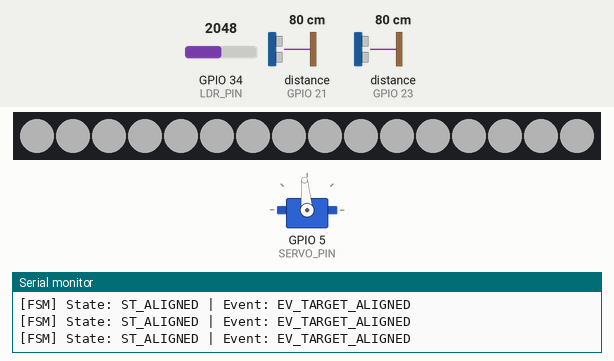
A program run on a simulated ESP32. On the bench: 16 RGB LEDs in strip order, left to right, servo, the last lines printed to the serial monitor. Wiring (from diagram.json): 2 × ultrasonic range finder: trigger GPIO 22, echo GPIO 23 / trigger GPIO 19, echo GPIO 21. The inputs (shaded band) are chosen by the test bench; at power-on: GPIO 34 (LDR_PIN) = 2048, distance to the obstacle (sensors on GPIO 21, GPIO 23) 80 cm. The echo pulse lasts 58.3 µs per cm; dim RGB values are drawn brighter than linear.

Above: at 1.25 s.
1.3 s: GPIO 34 (LDR_PIN) set to 491
At 2.9 s:
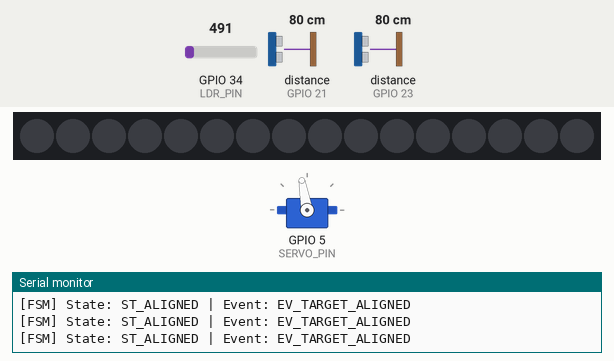
3.1 s: distance to the obstacle (sensor on GPIO 21) set to 2 cm
5.7 s: distance to the obstacle (sensor on GPIO 21) set to 69 cm
At 7.5 s:
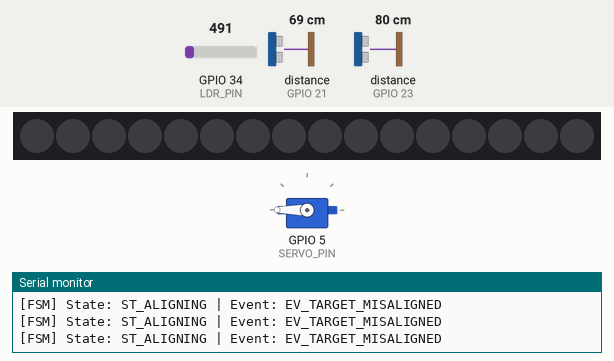
7.7 s: distance to the obstacle (sensor on GPIO 21) set to 80 cm
9.2 s: GPIO 34 (LDR_PIN) set to 1228
At 10.4 s:
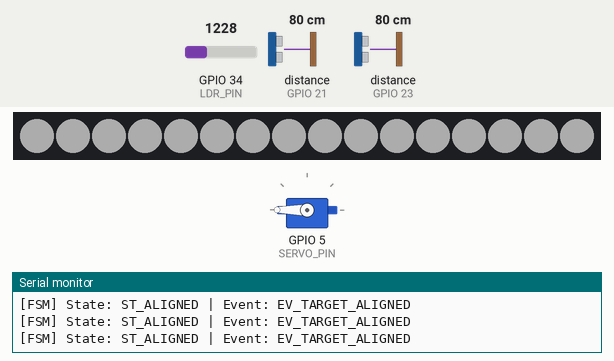
11.0 s: distance to the obstacle (sensor on GPIO 23) set to 70 cm
At 11.5 s:
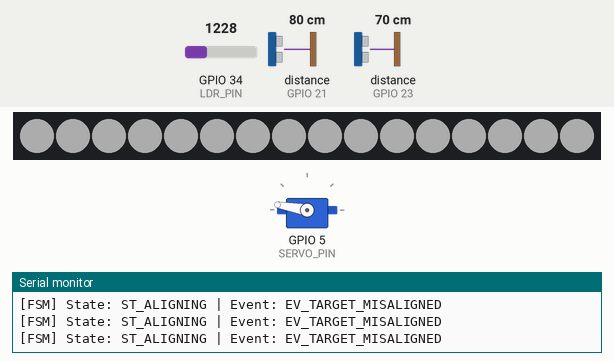
Timing chart, 0 to 17.5 s (numbered marks = the images above; inputs shaded):
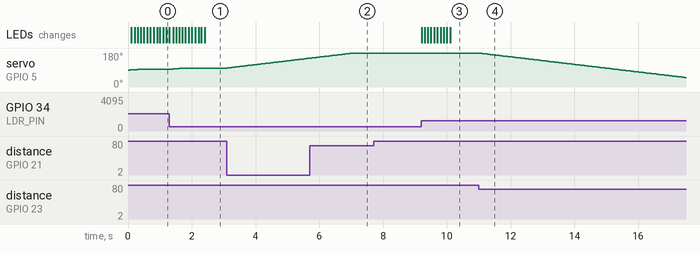

Measured:
- after the input at 1.3 s, servo on GPIO 5 (SERVO_PIN): goes on until 2.2 s, then stays 100°
- after the input at 3.1 s, servo on GPIO 5 (SERVO_PIN): moves from 100° to 152° over 2.6 s, starting at once
- after the input at 9.2 s, the LEDs: first change at once (image 3 shows a later state)
- after the input at 11.0 s, servo on GPIO 5 (SERVO_PIN): moves from 180° to 50° over 6.5 s, starting at once

The program:

main.cpp
```cpp
#include <ESP32Servo.h>
#include <Adafruit_NeoPixel.h>

/* =========================
 * Definitions and constants
 * ========================= */
#define DEBUG_SERIAL_BAUDRATE      115200

#define MAX_STATES                 3
#define MAX_EVENTS                 4

#define SERVO_PIN                  5
#define ULTRASONIC_LEFT_TRIG_PIN   22
#define ULTRASONIC_LEFT_ECHO_PIN   23
#define ULTRASONIC_RIGHT_TRIG_PIN  19
#define ULTRASONIC_RIGHT_ECHO_PIN  21

#define PERSON_DETECTION_THRESHOLD_CM   80.0f
#define ALIGN_TOLERANCE_CM              5.0f

#define SERVO_CENTER_ANGLE              90
#define SERVO_MIN_ANGLE                 0
#define SERVO_MAX_ANGLE                 180
#define SERVO_STEP_ANGLE                1

#define SOUND_SPEED_CM_PER_US 0.0343f
#define MAX_TIMEOUT_US 5830UL
#define INVALID_DISTANCE_CM            -1.0f

#define LDR_PIN                     34

#define LED_STRIP_PIN               18
#define LED_STRIP_PIXEL_COUNT       16

#define LDR_DARK_VALUE              3000
#define LDR_BRIGHT_VALUE            800

#define LED_MIN_BRIGHTNESS          0
#define LED_MAX_BRIGHTNESS          255
#define LED_FADE_STEP               5

#define LED_WHITE_VALUE             255

#define SERVO_TIMER_PERIOD_MS       50
#define LED_TIMER_PERIOD_MS         100

#define STACK_SIZE_TASKS          2048
#define PRIORITY_LED_TASK            1
#define PRIORITY_FSM_TASK            1

/* =========================
 * Enumerations for FSM states and events
 * ========================= */
typedef enum
{
  ST_IDLE = 0,
  ST_ALIGNING,
  ST_ALIGNED
} state_t;

typedef enum
{
  EV_NO_TARGET = 0,
  EV_TARGET_DETECTED,
  EV_TARGET_MISALIGNED,
  EV_TARGET_ALIGNED
} event_t;

/* =========================
 * Transition function type definition
 * ========================= */
typedef void (*transition_t)(void);

/* =========================
 * Global variables for FSM
 * ========================= */
state_t current_state = ST_IDLE;
event_t new_event = EV_NO_TARGET;

/* =========================
 * Global variables
 * ========================= */
Servo mirrorServo;
Adafruit_NeoPixel ledStrip(LED_STRIP_PIXEL_COUNT, LED_STRIP_PIN, NEO_GRB + NEO_KHZ800);
TimerHandle_t servo_timer;
TaskHandle_t fsm_task_handle;
TimerHandle_t led_timer;
TaskHandle_t led_task_handle;

float left_distance_cm = INVALID_DISTANCE_CM;
float right_distance_cm = INVALID_DISTANCE_CM;
int current_servo_angle = SERVO_CENTER_ANGLE;
int current_led_brightness = 0;
int ldr_value = 0;

/* =========================
 * String for debug purposes
 * ========================= */
const char* state_names[MAX_STATES] =
{
  "ST_IDLE",
  "ST_ALIGNING",
  "ST_ALIGNED"
};

const char* event_names[MAX_EVENTS] =
{
  "EV_NO_TARGET",
  "EV_TARGET_DETECTED",
  "EV_TARGET_MISALIGNED",
  "EV_TARGET_ALIGNED"
};

/* =========================
 * Function declarations
 * ========================= */

// FSM
void smart_mirror_fsm(void);
void get_new_event(void);

// Reading sensors and evaluating
float read_ultrasonic_distance_cm(uint8_t trig_pin, uint8_t echo_pin);
bool is_person_detected(float left_cm, float right_cm);
bool is_target_aligned(float left_cm, float right_cm);

// State transition actions
void action_idle(void);
void action_start_aligning(void);
void action_continue_aligning(void);
void action_hold_aligned(void);

// Auxilliary actions
void move_servo_left(void);
void move_servo_right(void);
void hold_servo_position(void);
void center_servo(void);

// Utility
void debug_print_transition(state_t state, event_t event);
void servo_timer_callback(TimerHandle_t xTimer);
void fsm_task(void* pvParameters);
void led_timer_callback(TimerHandle_t xTimer);
void led_task(void* pvParameters);

// Light management functions declarations
void update_light_control(void);
void update_leds_from_ldr(void);
void fade_out_leds(void);
int read_ldr_value(void);
int calculate_led_brightness(int ldr_value);
void set_led_brightness(int brightness);

/* =========================
 * State transition table
 * Rows = States
 * Columns = Events
 * ========================= */
transition_t state_table[MAX_STATES][MAX_EVENTS] =
{
  // ST_IDLE
  {
    action_idle,              // EV_NO_TARGET
    action_start_aligning,    // EV_TARGET_DETECTED
    action_idle,              // EV_TARGET_MISALIGNED
    action_idle               // EV_TARGET_ALIGNED
  },

  // ST_ALIGNING
  {
    action_idle,              // EV_NO_TARGET
    action_continue_aligning, // EV_TARGET_DETECTED
    action_continue_aligning, // EV_TARGET_MISALIGNED
    action_hold_aligned       // EV_TARGET_ALIGNED
  },

  // ST_ALIGNED
  {
    action_idle,              // EV_NO_TARGET
    action_hold_aligned,      // EV_TARGET_DETECTED
    action_continue_aligning, // EV_TARGET_MISALIGNED
    action_hold_aligned       // EV_TARGET_ALIGNED
  }
};

/* We could also add "error" actions, for example if the current state is "IDLE" we could never trigger the "EV_TARGET_ALIGNED" event, that's an error. */

/* =========================
 * FSM (Finite State Machine)
 * ========================= */
void smart_mirror_fsm(void)
{
  get_new_event();

  if ((current_state >= 0) && (current_state < MAX_STATES) &&
      (new_event >= 0) && (new_event < MAX_EVENTS))
  {
    debug_print_transition(current_state, new_event);
    state_table[current_state][new_event]();
  }
}

/* =========================
 * Event generation
 * ========================= */
void get_new_event(void)
{
  left_distance_cm = read_ultrasonic_distance_cm(ULTRASONIC_LEFT_TRIG_PIN, ULTRASONIC_LEFT_ECHO_PIN);
  right_distance_cm = read_ultrasonic_distance_cm(ULTRASONIC_RIGHT_TRIG_PIN, ULTRASONIC_RIGHT_ECHO_PIN);

  if (!is_person_detected(left_distance_cm, right_distance_cm))
  {
    new_event = EV_NO_TARGET;
    return;
  }
  else if(current_state == ST_IDLE)
  {
    new_event = EV_TARGET_DETECTED;
    return;
  }

  if (is_target_aligned(left_distance_cm, right_distance_cm))
  {
    new_event = EV_TARGET_ALIGNED;
    return;
  }

  new_event = EV_TARGET_MISALIGNED;
}

/* =========================
 * Sensor readings and evaluations
 * ========================= */
float read_ultrasonic_distance_cm(uint8_t trig_pin, uint8_t echo_pin)
{
  static constexpr float SOUND_SPEED_CM_PER_US_HALF_TRIP = SOUND_SPEED_CM_PER_US / 2.0f;
  static constexpr unsigned long ECHO_TIMEOUT_US = MAX_TIMEOUT_US; // Equivalent to 200cm.

  digitalWrite(trig_pin, LOW);
  delayMicroseconds(2);
  digitalWrite(trig_pin, HIGH);
  delayMicroseconds(10);
  digitalWrite(trig_pin, LOW);

  const unsigned long duration_us = pulseIn(echo_pin, HIGH, ECHO_TIMEOUT_US);

  if (duration_us == 0)
  {
    return INVALID_DISTANCE_CM;
  }

  return duration_us * SOUND_SPEED_CM_PER_US_HALF_TRIP;
}

bool is_person_detected(float left_cm, float right_cm)
{
  if((left_cm > INVALID_DISTANCE_CM) && (left_cm <= PERSON_DETECTION_THRESHOLD_CM))
  {
    return true;
  }

  if((right_cm > INVALID_DISTANCE_CM) && (right_cm <= PERSON_DETECTION_THRESHOLD_CM))
  {
    return true;
  }

  return false;
}

bool is_target_aligned(float left_cm, float right_cm)
{
  if(left_cm > INVALID_DISTANCE_CM && right_cm > INVALID_DISTANCE_CM)
  {
    if(abs(left_cm - right_cm) <= ALIGN_TOLERANCE_CM)
    {
      return true;
    }
  }

  return false;
}

/* =========================
 * State transition actions
 * ========================= */
void action_idle(void)
{
  center_servo();
  current_state = ST_IDLE;
}

void action_start_aligning(void)
{
  if(left_distance_cm == INVALID_DISTANCE_CM)
  {
    move_servo_right();
    current_state = ST_ALIGNING;
    return;
  }

  if(right_distance_cm == INVALID_DISTANCE_CM)
  {
    move_servo_left();
    current_state = ST_ALIGNING;
    return;
  }

  if (left_distance_cm < right_distance_cm)
  {
    move_servo_left();
  }
  else
  {
    move_servo_right();
  }

  current_state = ST_ALIGNING;
}

void action_continue_aligning(void)
{

  if(left_distance_cm == INVALID_DISTANCE_CM)
  {
    move_servo_right();
    current_state = ST_ALIGNING;
    return;
  }

  if(right_distance_cm == INVALID_DISTANCE_CM)
  {
    move_servo_left();
    current_state = ST_ALIGNING;
    return;
  }

  if (left_distance_cm < right_distance_cm)
  {
    move_servo_left();
  }
  else
  {
    move_servo_right();
  }

  current_state = ST_ALIGNING;
}

void action_hold_aligned(void)
{
  hold_servo_position();
  current_state = ST_ALIGNED;
}

/* =========================
 * Auxilliary servo transition functions (move actions)
 * ========================= */
void move_servo_left(void)
{
  current_servo_angle -= SERVO_STEP_ANGLE;

  if (current_servo_angle < SERVO_MIN_ANGLE)
  {
    current_servo_angle = SERVO_MIN_ANGLE;
  }

  mirrorServo.write(current_servo_angle);
}

void move_servo_right(void)
{
  current_servo_angle += SERVO_STEP_ANGLE;

  if (current_servo_angle > SERVO_MAX_ANGLE)
  {
    current_servo_angle = SERVO_MAX_ANGLE;
  }

  mirrorServo.write(current_servo_angle);
}

void hold_servo_position(void)
{
  mirrorServo.write(current_servo_angle);
}

void center_servo(void)
{
  current_servo_angle = SERVO_CENTER_ANGLE;
  mirrorServo.write(current_servo_angle);
}

/* =========================
 * Debug
 * ========================= */
void debug_print_transition(state_t state, event_t event)
{
  Serial.print("[FSM] State: ");
  Serial.print(state_names[state]);
  Serial.print(" | Event: ");
  Serial.println(event_names[event]);
}

/* =========================
 * Light strip management
 * ========================= */

void update_light_control(void)
{
  if (current_state == ST_IDLE)
  {
    fade_out_leds();
    return;
  }

  update_leds_from_ldr();
}

void update_leds_from_ldr(void)
{
  ldr_value = read_ldr_value();
  const int target_brightness = calculate_led_brightness(ldr_value);

  if (current_led_brightness < target_brightness)
  {
    set_led_brightness(min(current_led_brightness + LED_FADE_STEP, target_brightness));
  }
  else if (current_led_brightness > target_brightness)
  {
    set_led_brightness(max(current_led_brightness - LED_FADE_STEP, target_brightness));
  }
}

void fade_out_leds(void)
{
  if (current_led_brightness > LED_MIN_BRIGHTNESS)
  {
    set_led_brightness(max(current_led_brightness - LED_FADE_STEP, LED_MIN_BRIGHTNESS));
  }
}

int read_ldr_value(void)
{
  return analogRead(LDR_PIN);
}

int calculate_led_brightness(int ldr_value)
{
  if (ldr_value <= LDR_BRIGHT_VALUE)
  {
    return LED_MIN_BRIGHTNESS;
  }

  if (ldr_value >= LDR_DARK_VALUE)
  {
    return LED_MAX_BRIGHTNESS;
  }

  return ((ldr_value - LDR_BRIGHT_VALUE) * LED_MAX_BRIGHTNESS) /
         (LDR_DARK_VALUE - LDR_BRIGHT_VALUE);
}

void set_led_brightness(int brightness)
{
  brightness = constrain(brightness, LED_MIN_BRIGHTNESS, LED_MAX_BRIGHTNESS);

  if (brightness == current_led_brightness)
  {
    return;
  }

  current_led_brightness = brightness;
  ledStrip.setBrightness(current_led_brightness);

  for (uint16_t i = 0; i < LED_STRIP_PIXEL_COUNT; i++)
  {
    ledStrip.setPixelColor(i, ledStrip.Color(LED_WHITE_VALUE, LED_WHITE_VALUE, LED_WHITE_VALUE));
  }

  ledStrip.show();
}

/* =========================
 * Timer callback for servo adjustments
 * ========================= */

void servo_timer_callback(TimerHandle_t xTimer)
{
  xTaskNotifyGive(fsm_task_handle);
}

void led_timer_callback(TimerHandle_t xTimer)
{
  xTaskNotifyGive(led_task_handle);
}

void fsm_task(void* pvParameters)
{
  while (true)
  {
    ulTaskNotifyTake(pdTRUE, portMAX_DELAY);
    smart_mirror_fsm();
  }
}

void led_task(void* pvParameters)
{
  while (true)
  {
    ulTaskNotifyTake(pdTRUE, portMAX_DELAY);
    update_light_control();
  }
}

/* =========================
 * Setup
 * ========================= */
void setup()
{
  Serial.begin(DEBUG_SERIAL_BAUDRATE);

  pinMode(ULTRASONIC_LEFT_TRIG_PIN, OUTPUT);
  pinMode(ULTRASONIC_LEFT_ECHO_PIN, INPUT);

  pinMode(ULTRASONIC_RIGHT_TRIG_PIN, OUTPUT);
  pinMode(ULTRASONIC_RIGHT_ECHO_PIN, INPUT);

  pinMode(LDR_PIN, INPUT);

  pinMode(LED_STRIP_PIN, OUTPUT);
  ledStrip.begin();
  set_led_brightness(0);

  mirrorServo.attach(SERVO_PIN);
  mirrorServo.write(SERVO_CENTER_ANGLE);
  current_servo_angle = SERVO_CENTER_ANGLE;

  current_state = ST_IDLE;
  new_event = EV_NO_TARGET;

  xTaskCreate(fsm_task, "FSM Task", STACK_SIZE_TASKS, NULL, PRIORITY_FSM_TASK, &fsm_task_handle);
  xTaskCreate(led_task, "LED Task", STACK_SIZE_TASKS, NULL, PRIORITY_LED_TASK, &led_task_handle);

  servo_timer = xTimerCreate("ServoTimer", pdMS_TO_TICKS(SERVO_TIMER_PERIOD_MS), pdTRUE, NULL, servo_timer_callback);
  led_timer = xTimerCreate("LEDTimer", pdMS_TO_TICKS(LED_TIMER_PERIOD_MS), pdTRUE, NULL, led_timer_callback);
  xTimerStart(servo_timer, 0);
  xTimerStart(led_timer, 0);
}

/* =========================
 * Main loop (not in use because we use tasks and timers)
 * ========================= */
void loop()
{

}
```
